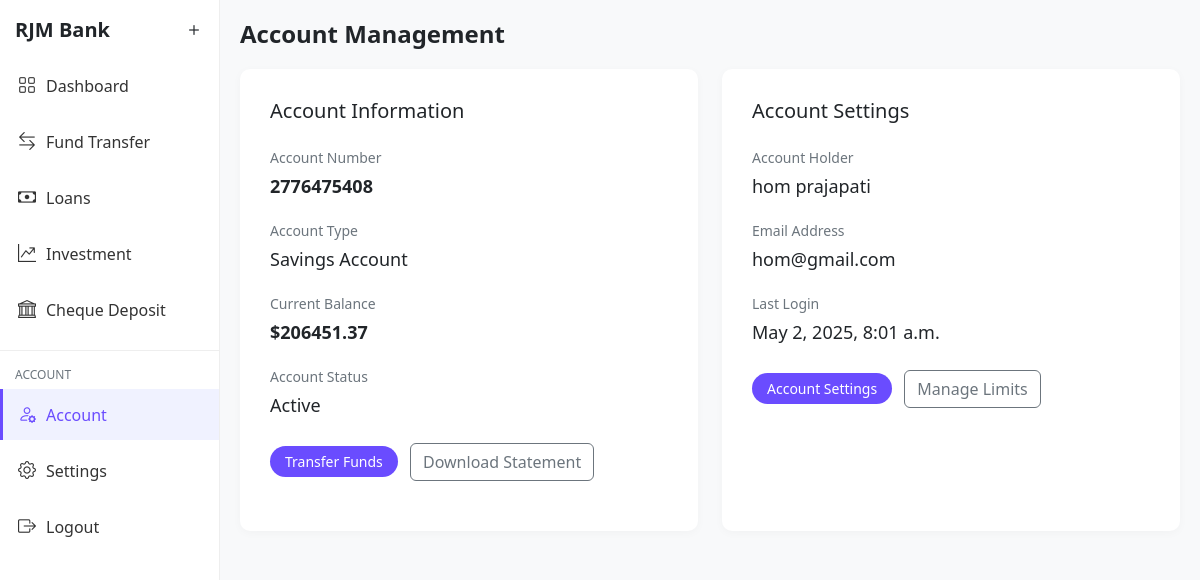
/account/management/ (signed in), run on the app's committed database.
### core/models.py (models this page shows, shortened)
class User(AbstractUser):
    account_number = models.CharField(max_length=20, unique=True, null=True)
    account_balance = models.DecimalField(max_digits=12, decimal_places=2, default=0.00)
    phone_number = models.CharField(max_length=15, blank=True)
    address = models.TextField(blank=True)
    date_of_birth = models.DateField(null=True, blank=True)
    is_approved = models.BooleanField(default=False)
    is_pending = models.BooleanField(default=True)  # Add this field
    pin = models.CharField(max_length=4, null=True, blank=True)

### core/views.py (the view)
# urls.py: path('account/management/', views.account_management, name='account_management'),
@login_required
def account_management(request):
    user_account = None
    if hasattr(request.user, 'account'):
        user_account = request.user.account
    transactions = []
    if user_account:
        from django.db.models import Q
        transactions = Transaction.objects.filter(
            Q(sender=request.user) | Q(recipient=request.user)
        ).order_by('-timestamp')[:10]
    context = {
        'user_account': user_account,
        'transactions': transactions,
        'account_number': request.user.account_number,  # Add account number
        'account_balance': request.user.account_balance,  # Add account balance
    }
    return render(request, 'account_management.html', context)

### templates/account_management.html (shortened to what this page needs)
<!DOCTYPE html>
<html lang="en">
<head>
    <link href="https://cdn.jsdelivr.net/npm/bootstrap@5.3.0/dist/css/bootstrap.min.css" rel="stylesheet">
    <link rel="stylesheet" href="https://cdn.jsdelivr.net/npm/bootstrap-icons@1.10.0/font/bootstrap-icons.css">
</head>
<body>
    <div class="sidebar">
        <div class="sidebar-brand">
            <span>RJM Bank</span>
            <div class="toggle-btn">
                <i class="bi bi-plus"></i>
            </div>
        </div>
        <ul class="sidebar-menu">
            <li>
                <a href="{% url 'dashboard' %}">
                    <i class="bi bi-grid icon"></i>
                    <span>Dashboard</span>
                </a>
            </li>
            <li>
                <a href="{% url 'fund_transfer' %}">
                    <i class="bi bi-arrow-left-right icon"></i>
                    <span>Fund Transfer</span>
                </a>
            </li>
            <li>
                <a href="{% url 'loan_normal' %}">
                    <i class="bi bi-cash icon"></i>
                    <span>Loans</span>
                </a>
            </li>
            <li>
                <a href="{% url 'investment_page' %}">
                    <i class="bi bi-graph-up-arrow icon"></i>
                    <span>Investment</span>
                </a>
            </li>
            <li>
                <a href="{% url 'cheque_deposit' %}">
                    <i class="bi bi-bank icon"></i>
                    <span>Cheque Deposit</span>
                </a>
            </li>
        </ul>
        <div class="sidebar-divider"></div>
        <div class="account-label">ACCOUNT</div>
        <ul class="sidebar-menu account-items">
            <li>
                <a href="{% url 'account_management' %}" class="active">
                    <i class="bi bi-person-gear icon"></i>
                    <span>Account</span>
                </a>
            </li>
            <li>
                <a href="{% url 'settings' %}">
                    <i class="bi bi-gear icon"></i>
                    <span>Settings</span>
                </a>
            </li>
            <li>
                <a href="{% url 'homepage' %}">
                    <i class="bi bi-box-arrow-right icon"></i>
                    <span>Logout</span>
                </a>
            </li>
        </ul>
    </div>
    <div class="main-content">
        <h4 class="section-title">Account Management</h4>
        <div class="row">
            <div class="col-md-6">
                <div class="card h-100">
                    <div class="account-details">
                        <h5 class="mb-4">Account Information</h5>
                        <div class="detail-label">Account Number</div>
                        <div class="detail-value"><strong>{{ account_number }}</strong></div>
                        <div class="detail-label">Account Type</div>
                        <div class="detail-value">Savings Account</div>
                        <div class="detail-label">Current Balance</div>
                        <div class="detail-value"><strong>${{ account_balance }}</strong></div>
                        <div class="detail-label">Account Status</div>
                        <div class="detail-value">Active</div>
                        <div class="mt-4">
                            <a href="{% url 'fund_transfer' %}" class="btn btn-purple me-2">Transfer Funds</a>
                            <button class="btn btn-outline-secondary" data-bs-toggle="modal" data-bs-target="#statementModal">Download Statement</button>
                        </div>
                    </div>
                </div>
            </div>
            <div class="col-md-6">
                <div class="card h-100">
                    <div class="account-details">
                        <h5 class="mb-4">Account Settings</h5>
                        <div class="detail-label">Account Holder</div>
                        <div class="detail-value">{{ request.user.first_name }} {{ request.user.last_name }}</div>
                        <div class="detail-label">Email Address</div>
                        <div class="detail-value">{{ request.user.email }}</div>
                        <div class="detail-label">Last Login</div>
                        <div class="detail-value">{{ request.user.last_login|date:"F j, Y, g:i a" }}</div>
                        <div class="mt-4">
                            <a href="{% url 'settings' %}" class="btn btn-purple me-2">Account Settings</a>
                            <button class="btn btn-outline-secondary" data-bs-toggle="modal" data-bs-target="#limitModal">Manage Limits</button>
                        </div>
                    </div>
                </div>
            </div>
        </div>
    </div>
</body>
</html>

### templates/account_management.html (style rules this page uses)
:root { --primary-color: #6a4cff; --light-purple: #f0f2ff; --grey-text: #6c757d; --border-radius: 10px; }
body { background-color: #f8f9fa; }
.sidebar { width: 220px; height: 100vh; position: fixed; background-color: white; border-right: 1px solid #eee; z-index: 100; }
.sidebar-brand { padding: 15px; font-size: 20px; font-weight: 600; display: flex; justify-content: space-between; align-items: center; }
.sidebar-menu { list-style: none; padding: 0; margin: 0; }
.sidebar-menu li { margin-bottom: 5px; }
.sidebar-menu a { display: flex; align-items: center; padding: 12px 15px; color: #333; text-decoration: none; transition: all 0.3s; border-left: 3px solid transparent; }
.sidebar-menu a:hover, .sidebar-menu a.active { background-color: var(--light-purple); color: var(--primary-color); border-left: 3px solid var(--primary-color); }
.sidebar-menu .icon { margin-right: 10px; font-size: 18px; }
.sidebar-divider { margin: 15px 0; border-top: 1px solid #eee; padding: 0 15px; }
.account-label { color: var(--grey-text); font-size: 12px; padding: 0 15px; margin-bottom: 5px; }
.main-content { margin-left: 220px; padding: 20px; }
.card { border: none; border-radius: var(--border-radius); box-shadow: 0 2px 10px rgba(0,0,0,0.03); margin-bottom: 20px; }
.btn-purple { background-color: var(--primary-color); color: white; border-radius: 20px; padding: 5px 15px; border: none; font-size: 14px; }
.section-title { font-weight: 600; margin-bottom: 20px; }
.account-details { padding: 20px; }
.detail-label { color: var(--grey-text); font-size: 14px; margin-bottom: 5px; }
.detail-value { font-size: 16px; font-weight: 500; margin-bottom: 15px; }
.account-details { padding: 30px; min-height: 400px; }
.detail-label { color: var(--grey-text); font-size: 14px; margin-bottom: 5px; margin-top: 20px; }
.detail-value { font-size: 18px; font-weight: 500; margin-bottom: 20px; }

### data on the page
User: account_number "2776475408", account_balance "206451.37", user.first_name "hom", user.last_name "prajapati", user.email "hom@gmail.com", user.last_login "May 2, 2025, 8:01 a.m."
